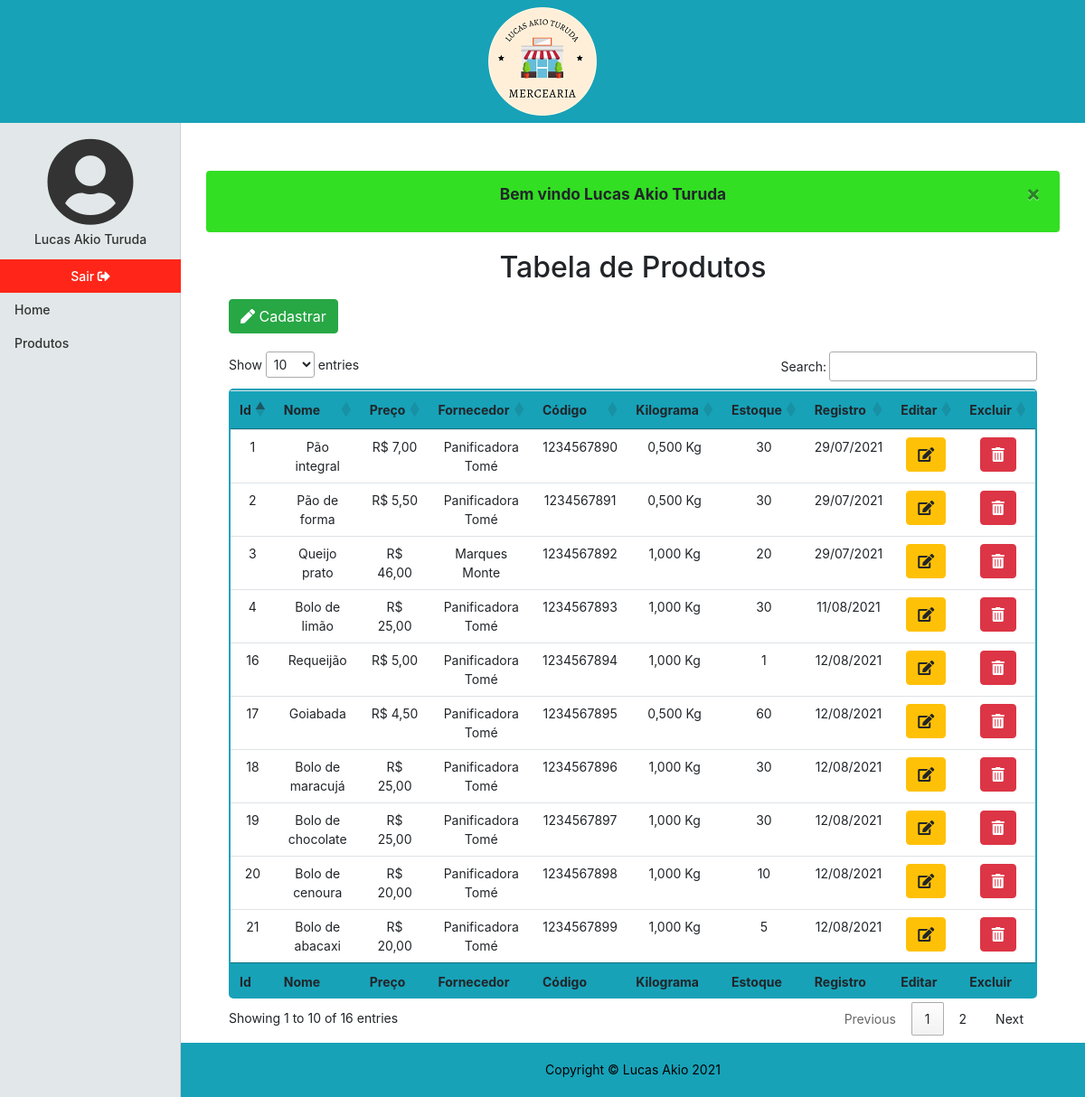
Page /produtos (signed in) on the earlier database version.
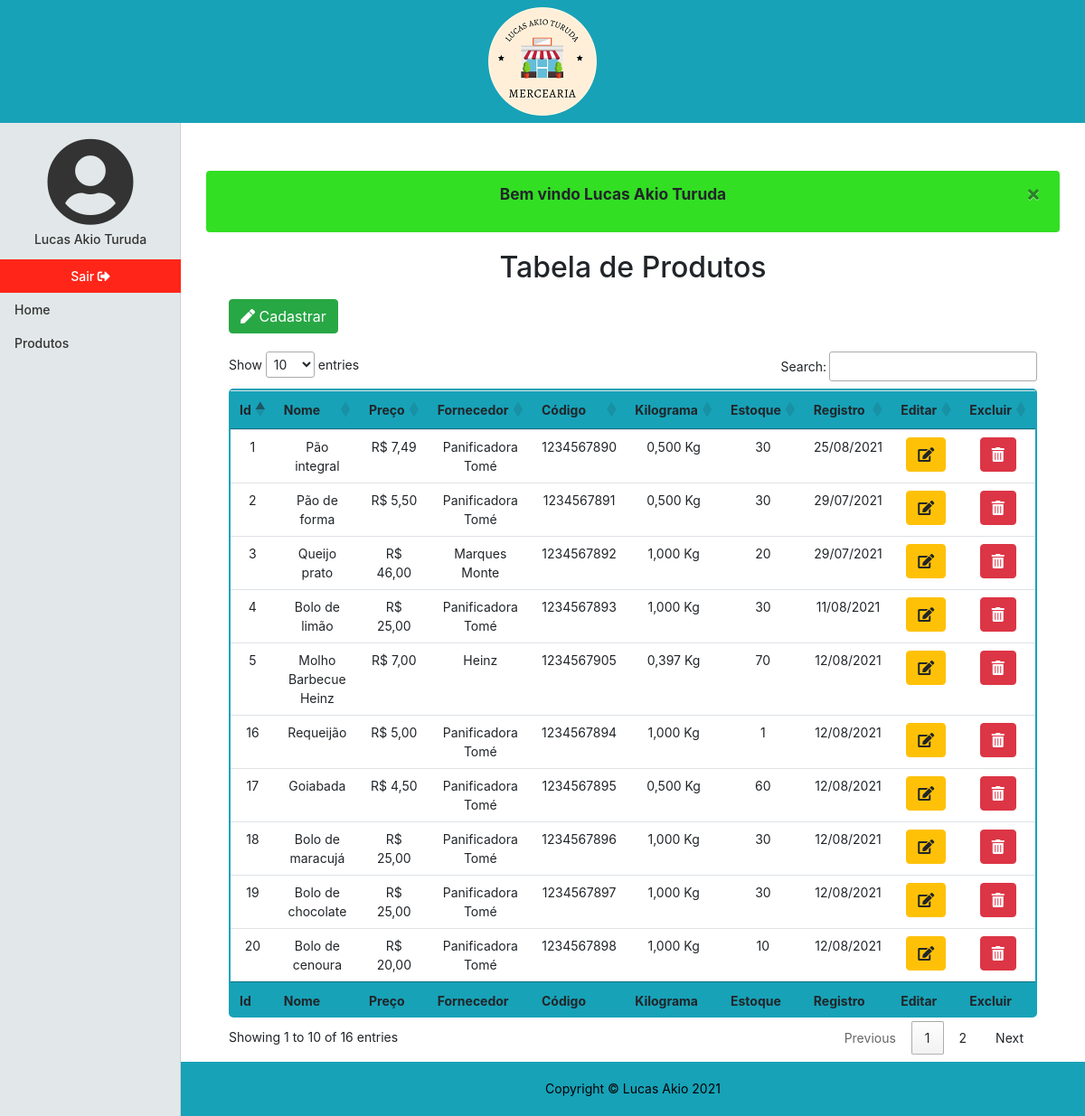
Same page on the later database version.
### tables this page shows
CREATE TABLE `produto` (
  `id` int NOT NULL AUTO_INCREMENT,
  `nome` varchar(30) NOT NULL,
  `preco` double NOT NULL,
  `fornecedor_id` int NOT NULL,
  `codigo_id` int NOT NULL,
  `kilograma` double NOT NULL DEFAULT '0',
  `dt_registro` datetime NOT NULL,
  PRIMARY KEY (`id`,`fornecedor_id`,`codigo_id`),
  KEY `fk_produto_fornecedor_idx` (`fornecedor_id`),
  KEY `fk_produto_codigo_idx` (`codigo_id`),
  CONSTRAINT `fk_produto_codigo` FOREIGN KEY (`codigo_id`) REFERENCES `codigo` (`id`) ON DELETE RESTRICT ON UPDATE RESTRICT,
  CONSTRAINT `fk_produto_fornecedor` FOREIGN KEY (`fornecedor_id`) REFERENCES `fornecedor` (`id`)
);

CREATE TABLE `fornecedor` (
  `id` int NOT NULL AUTO_INCREMENT,
  `nome` varchar(50) NOT NULL,
  `cnpj` varchar(18) NOT NULL,
  `dt_registro` datetime NOT NULL,
  PRIMARY KEY (`id`),
  UNIQUE KEY `cnpj_UNIQUE` (`cnpj`)
);

CREATE TABLE `codigo` (
  `id` int NOT NULL AUTO_INCREMENT,
  `barra` varchar(43) NOT NULL DEFAULT '1234567890',
  PRIMARY KEY (`id`),
  UNIQUE KEY `barra_UNIQUE` (`barra`)
);

CREATE TABLE `estoque` (
  `id` int NOT NULL AUTO_INCREMENT,
  `produto_id` int NOT NULL,
  `quantidade` int NOT NULL,
  PRIMARY KEY (`id`,`produto_id`),
  KEY `fk_estoque_produto_idx` (`produto_id`) /*!80000 INVISIBLE */,
  CONSTRAINT `fk_estoque_produto` FOREIGN KEY (`produto_id`) REFERENCES `produto` (`id`) ON DELETE CASCADE ON UPDATE CASCADE
);

### app/Controller/Produtos.php (called while the page is built, shortened)
<?php
    class Produtos extends Controller
    {
        private $dados;
        public function index()
        {
            $this->listar();
            $pagina = new \Core\ConfigView("View/produto/index",$this->dados);
            $pagina->renderizar();
        }
        private function listar()
        {
            $tabela = new \App\Model\Produtos();
            $this->dados = $tabela->listar();
        }
    }
?>

### core/ConfigController.php (called while the page is built, shortened)
<?php
class ConfigController
{
    private string $urlMetodo;
    public function __construct()
    {
        if(!empty(filter_input(INPUT_GET,"url",FILTER_SANITIZE_URL)))
        {
            $this->url = filter_input(INPUT_GET,"url",FILTER_SANITIZE_URL);
            $this->urlDividida = explode('/',$this->url,);
            if(isset($this->urlDividida[1]) && !empty($this->urlDividida[1]))
            {
                $this->urlMetodo = $this->urlDividida[1];
            }
            else{
                $this->urlMetodo = "index";
            }
        }
        else{
            $this->urlController = "login";
            $this->urlMetodo = "index";
        }
    }
    public function carregar()
    {
        $metodo = $this->urlMetodo;
        $pagina = new $classe();
        $pagina->$metodo();
    }
}
?>

### index.php (called while the page is built, shortened)
<?php
$url = new Core\ConfigController();
$url->carregar();
?>

### app/Model/Model.php (called while the page is built, shortened)
<?php
class Model extends Conexao
{
    private $conn;
    function __construct()
    {
        $this->conn = parent::conectar();
    }
    final protected function projetarTodos($query): array
    {
        $this->query = $this->conn->prepare($query);
        $this->query->execute();
        return $this->query->fetchAll(PDO::FETCH_ASSOC);
    }
}
?>

### app/Model/Conexao.php (called while the page is built, shortened)
<?php
class Conexao
{
   private $bdType = "mysql";
   private $host = "localhost";
   private $user = "root";
   private $password = "root";
   private $port = 3306;
   private $bdname = "mercearia";
   protected function conectar()
   {
       try{
            $con = new PDO($this->bdType.':host='.$this->host.';port='.$this->port.';dbname='.$this->bdname, $this->user, $this->password);
            $con->setAttribute(PDO::ATTR_ERRMODE, PDO::ERRMODE_EXCEPTION);
            return $con;
       }
       catch(PDOException $e)
       {
           $alerta = new \App\Model\Alerta();
           $msg= $alerta->alertaFalha("Não foi possivel realizar uma conexão com o site, tente novamente!");
           $_SESSION['msg'] = $msg;
            header("Location:". URL . "paginaInvalida/index");
            exit();
       }
   }
}

### app/Model/Produtos.php (called while the page is built, shortened)
<?php
    class Produtos extends Model
    {
        public function listar(): array
        {
            $listar = parent::projetarTodos(
            "SELECT p.id, p.nome, p.preco AS preco, f.nome AS fornecedor, c.barra AS codigo, p.kilograma, e.quantidade AS estoque, p.dt_registro
            FROM produto p
            INNER JOIN fornecedor f
            ON p.fornecedor_id = f.id
            INNER JOIN codigo c
            ON p.codigo_id = c.id
            INNER JOIN estoque e
            ON p.id = e.produto_id");
            return $listar;
        }
    }
?>

### app/View/produto/index.php (the view, shortened to what this page needs)
<!DOCTYPE html>
<html lang="pt-br">
<head>
    <link rel="stylesheet" href="https://cdn.jsdelivr.net/npm/bootstrap@4.6.0/dist/css/bootstrap.min.css">
    <link href="<?php echo URL; ?>app/Assets/css/mercearia.css" rel="stylesheet">
    <link href="<?php echo URL; ?>app/Assets/fontawesome/css/all.css" rel="stylesheet">
    <link href="https://cdn.datatables.net/1.10.25/css/jquery.dataTables.min.css" rel="stylesheet">
</head>
<?php
include_once "app/View/include/header.php";
?>
<div class="container-fluid">
    <div class="row">
        <?php
        include_once "app/View/include/menulateral.php";
        ?>
        <div class="col-md-9 ml-auto col-lg-10 principal">
            <main role="main" class="m-2">
                <?php
                if (isset($_SESSION['msg'])) {
                    echo $_SESSION['msg'];
                }
                ?>
                <h2 class="text-center mb-3">Tabela de Produtos</h2>
                <button type="button" class="btn btn-success m-button-table" data-toggle="modal" data-target="#modalCadastrar" onclick="indexProdutos()"><i class="fas fa-pen"></i> Cadastrar</button>
                <div class="table-responsive">
                    <table id="listar-produtos" class="table table-hover text-center">
                        <thead class="bg-info">
                            <tr>
                                <th>Id</th>
                                <th>Nome</th>
                                <th>Preço</th>
                                <th>Fornecedor</th>
                                <th>Código</th>
                                <th>Kilograma</th>
                                <th>Estoque</th>
                                <th>Registro</th>
                                <th>Editar</th>
                                <th>Excluir</th>
                            </tr>
                        </thead>
                        <tbody>
                            <?php
                            foreach ($this->dados as $coluna => $item) {
                            ?> <tr>
                                    <td><?php echo $item['id']; ?></td>
                                    <td><?php echo $item['nome']; ?></td>
                                    <td><?php echo "R$ " . number_format($item['preco'], 2, ",", "."); ?></td>
                                    <td><?php echo $item['fornecedor']; ?></td>
                                    <td><?php echo $item['codigo']; ?></td>
                                    <td><?php echo number_format($item['kilograma'], 3, ',', '.') . " Kg"; ?></td>
                                    <td><?php echo $item['estoque']; ?></td>
                                    <td data-order="<?php echo date('Y/m/d', strtotime($item['dt_registro'])); ?>"><?php echo date('d/m/Y', strtotime($item['dt_registro'])); ?></td>
                                    <td>
                                        <a href="<?php echo URL; ?>produtos/editar/&id=<?php echo $item['id'] ?>" class="btn btn-warning col-mb-3"><i class="fas fa-edit"></i></a>
                                    </td>
                                    <td>
                                        <a href="<?php echo URL; ?>produtos/excluir/&id=<?php echo $item['id'] ?>" class="btn btn-danger col-mb-3"><i class="fas fa-trash-alt"></i></a>
                                    </td>
                                </tr>
                            <?php
                            }
                            ?>
                        </tbody>
                        <tfoot class="bg-info">
                            <tr>
                                <th>Id</th>
                                <th>Nome</th>
                                <th>Preço</th>
                                <th>Fornecedor</th>
                                <th>Código</th>
                                <th>Kilograma</th>
                                <th>Estoque</th>
                                <th>Registro</th>
                                <th>Editar</th>
                                <th>Excluir</th>
                            </tr>
                        </tfoot>
                    </table>
                </div>
            </main>
            <?php
            include_once "app/View/include/footer.php";
            ?>
            </body>
</html>

### core/ConfigView.php (shortened to what this page needs)
<?php
class ConfigView
{
    private string $rota;
    public function __construct($rota, $dados = null)
    {
        $this->rota = $rota;
        $this->dados = $dados;
    }
    public function renderizar()
    {
        if(file_exists('app/' . $this->rota. '.php'))
        {
            include 'app/'. $this->rota . '.php';
        }
        else
        {
            echo "Erro ao carregar a página<br>";
            echo "Erro ao carregar a view:". $this->rota. "</br>";
        }
        exit();
    }
}
?>

### app/View/include/header.php (shortened to what this page needs)
<body>
    <header class= "sticky-top">
        <nav class="navbar navbar-light bg-info">
            <div class="container-fluid">
                <a class="mx-auto" href="<?php echo URL;?>">
                    <img src="<?php echo URL;?>app/Assets/image/logo/logo.png">
                </a>
            </div>
        </nav>
    </header>

### app/View/include/menulateral.php (shortened to what this page needs)
<nav id="menuLateral" class="col-md-3 col-lg-2 d-md-block sidebar collapse">
  <div class="sidebar-sticky">
    <ul class="nav flex-column">
<?php
if (isset($_SESSION['usuario_paginas']))
{
?>
      <li class="nav-item active">
        <a class="nav-link text-center" href="<?php echo URL;?>perfil">
          <i class="fas fa-user-circle fa-7x"></i>
          <p class="my-1"><?php echo $_SESSION['usuario_nome'];?></p>
        </a>
      </li>
      <li class="nav-item">
        <a class="nav-link text-center" href="<?php echo URL; ?>sair" id="link-sair">
          Sair <i class="fas fa-sign-out-alt"></i>
        </a>
      </li>
<?php
  foreach ($_SESSION['usuario_paginas'] as $key => $pagina)
  {
    if($pagina != "Perfil")
    {
?>
      <li class="nav-item">
        <a class="nav-link" href="<?php echo URL . lcfirst($pagina)?>">
          <?php echo $pagina; ?>
        </a>
      </li>
<?php
    }
  }
}
?>
    </ul>
  </div>
</nav>

### app/View/include/footer.php (shortened to what this page needs)
<footer class="footer">
    <div class="container">
        <p class="m-0 text-center">Copyright &copy; Lucas Akio 2021</p>
    </div>
</footer>
</div>
</div>
</div>

### app/Assets/css/mercearia.css (style rules this page uses)
body { font-size: .875rem; }
.sidebar { position: fixed; top: 0; bottom: 0; left: 0; z-index: 100; padding: 136px 0 0; box-shadow: inset -1px 0 0 rgba(0, 0, 0, .1); }
#menuLateral ul:last-child { padding-bottom: 1.5rem!important; }
.sidebar-sticky { position: relative; top: 0; height: calc(100vh - 48px); padding-top: .5rem; overflow-x: hidden; overflow-y: auto; }
.sidebar .nav-link { font-weight: 500; color: #333; }
.alertaSucesso { background-color:rgb(50, 223, 35); font-weight: bold; font-size: 13pt; }
.alertaErro, .alertaSucesso { margin: 20px; }
.principal { min-height: 83vh; padding-left: 0; padding-right: 0; padding-bottom: 60px; }
#menuLateral { background-color: rgb(226, 232, 233); }
main { height: 100%; padding-top:25px; }
.footer { color: black; bottom: 0; width: 100%; height: 60px; line-height: 60px; background-color: #17a2b8; position:absolute; }
#link-sair { background-color:rgb(255,38,25); color:white; }
#listar-produtos { border:2px solid #17a2b8; border-radius: 5px; }
.m-button-table { margin:0 45px 20px 45px; }

Differences in the rows shown:
no longer on this page (row edited): produto: id "21", nome "Bolo de abacaxi", preco "20,00", fornecedor.nome "Panificadora Tomé", codigo.barra "1234567899", kilograma "1,000", estoque.quantidade "5", dt_registro "12/08/2021"
changed produto "Pão integral": preco "7,00" → "7,49"; dt_registro "29/07/2021" → "25/08/2021"
added produto: id "5", nome "Molho Barbecue Heinz", preco "7,00", fornecedor.nome "Heinz", codigo.barra "1234567905", kilograma "0,397", estoque.quantidade "70", dt_registro "12/08/2021"
